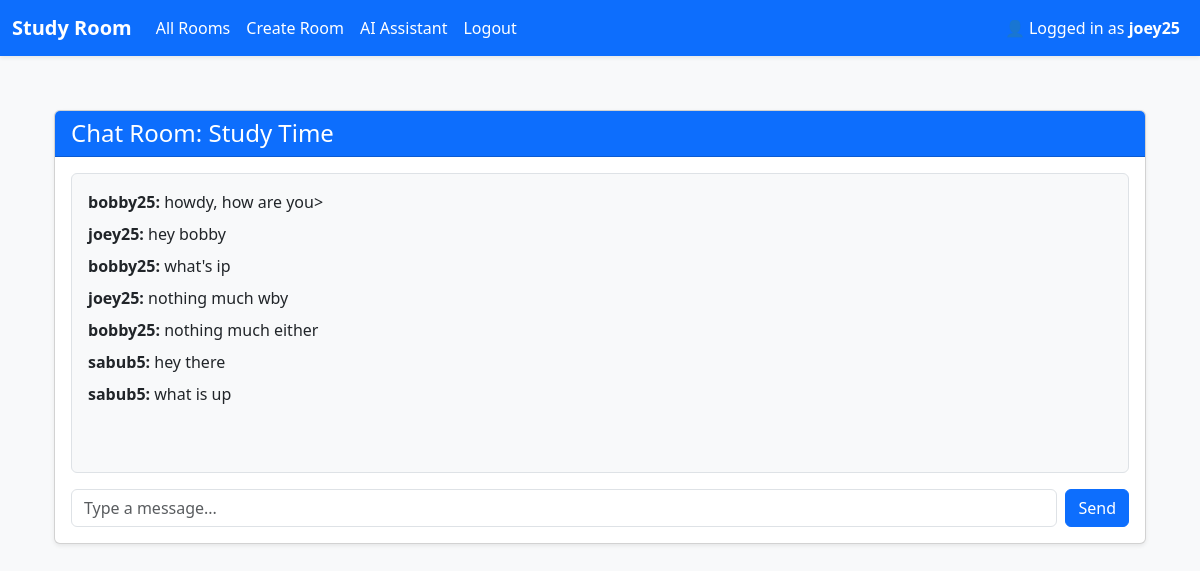
Before: /studyroom/rooms/5/chat (signed in) with the older database file.
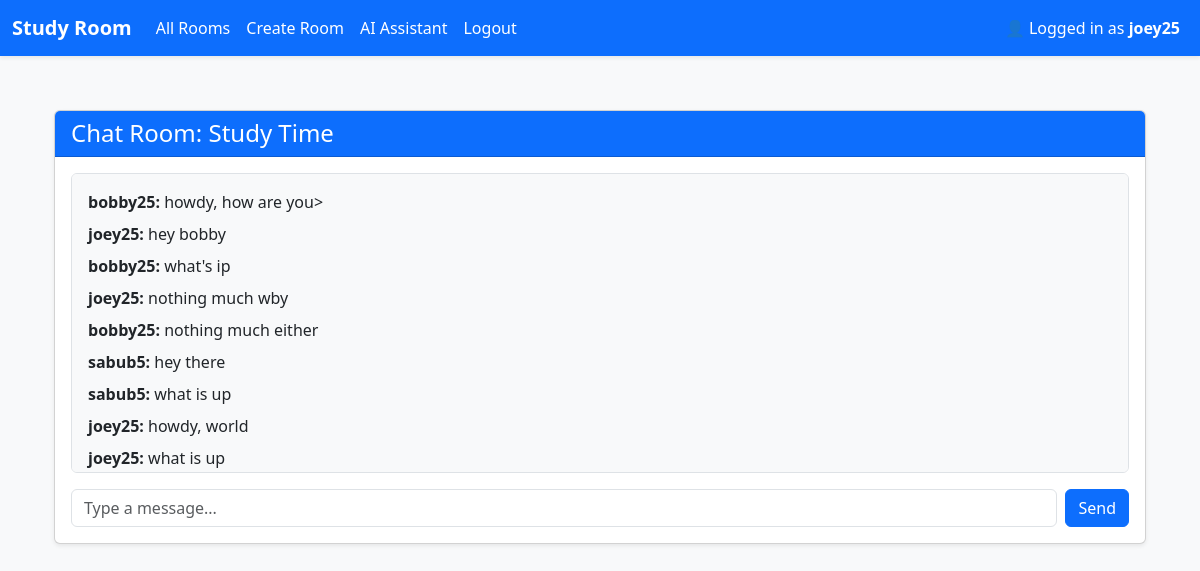
After: the same page with the newer database file.
### app/models.py (models this page shows)
class User(db.Model, UserMixin): # UserMixin allows methods for user
    id = db.Column(db.Integer, primary_key=True) # primary_key is the identifier for the table. every id column will automatically become unqiue for every user
    username = db.Column(db.String(25), nullable=False, unique=True) # all field must have value and must be unique. can have 25 char max
    email = db.Column(db.String(120), nullable=False, unique=True)
    password_hash = db.Column(db.String(128), nullable=False)
    bio = db.Column(db.Text, nullable=True)
    image_file = db.Column(db.String(120), default="default.jpg")

class StudyRoom(db.Model):
    id = db.Column(db.Integer, primary_key=True) # each room has a uniuqe id
    name = db.Column(db.String(100), nullable=False) # nullable means column cannot be empty
    description = db.Column(db.Text, nullable=True)
    host_id = db.Column(db.Integer, db.ForeignKey('user.id'), nullable=False) # links to the user who created the room
    created_at = db.Column(db.DateTime, default=datetime.utcnow)
    is_active = db.Column(db.Boolean, default=True)
    host = db.relationship('User', backref=db.backref('study_rooms', lazy=True))
    messages = db.relationship('Message', backref='room', cascade="all, delete", passive_deletes=True)

class Message(db.Model):
    id = db.Column(db.Integer, primary_key=True)
    room_id = db.Column(db.Integer, db.ForeignKey('study_room.id'), nullable=False)
    user_id = db.Column(db.Integer, db.ForeignKey('user.id'), nullable=False) # foreign key means that the column must match the user.id column in user table
    content = db.Column(db.Text, nullable=False)
    timestamp = db.Column(db.DateTime, default=datetime.utcnow)
    user = db.relationship('User', backref=db.backref('messages', lazy=True))

### app/studyroom/routes.py (the view)
@studyroom_bp.route('/rooms/<int:room_id>/chat')
@login_required
def chat(room_id):
    room = StudyRoom.query.get_or_404(room_id)
    messages = Message.query.filter_by(room_id=room.id).order_by(Message.timestamp.asc()).all()
    return render_template('rooms/chat.html', room=room, messages=messages)

### app/__init__.py (called while the page is built)
def create_app():
    app = Flask(__name__)
    app.config.from_object(Config) # set config file
    db.init_app(app)
    login_manager.init_app(app)
    socketio.init_app(app)
    mail.init_app(app)
    from flask_migrate import Migrate
    migrate = Migrate(app, db)
    from app.models import User, StudyRoom
    @login_manager.user_loader
    def load_user(user_id):
        return User.query.get(int(user_id))
    from dotenv import load_dotenv
    load_dotenv()
    from app.auth import auth_bp
    app.register_blueprint(auth_bp, url_prefix='/auth')
    from app.studyroom import studyroom_bp
    app.register_blueprint(studyroom_bp, url_prefix='/studyroom')
    try:
        from app.main import main_bp # Register main Blueprint
        app.register_blueprint(main_bp)
    except ImportError:
        pass
    from app import sockets
    return app

### app/templates/rooms/chat.html (shortened to what this page needs)
{% extends "base.html" %}
{% block content %}
<div class="container py-4">
    <div class="card shadow-sm">
        <div class="card-header bg-primary text-white">
            <h4 class="mb-0">Chat Room: {{ room.name }}</h4>
        </div>
        <div class="card-body">
            <div id="chat-box" class="border rounded p-3 mb-3 bg-light" style="height: 300px; overflow-y: scroll;">
                {% for msg in messages %}
                    <div class="mb-2">
                        <strong>{{ msg.user.username }}:</strong> {{ msg.content }}
                    </div>
                {% endfor %}
            </div>
            <form id="chat-form" class="d-flex">
                <input type="text" id="message" class="form-control me-2" placeholder="Type a message..." required autocomplete="off">
                <button type="submit" class="btn btn-primary">Send</button>
            </form>
        </div>
    </div>
</div>
{% endblock %}

### app/templates/base.html (shortened to what this page needs)
<!DOCTYPE html>
<html lang="en">
<head>
    <link href="https://cdn.jsdelivr.net/npm/bootstrap@5.3.0/dist/css/bootstrap.min.css" rel="stylesheet">
</head>
<body>
<nav class="navbar navbar-expand-lg shadow-sm">
  <div class="container-fluid">
    <a class="navbar-brand fw-bold" href="{{ url_for('main.home') }}">Study Room</a>
    <div class="collapse navbar-collapse" id="navbarNav">
      <ul class="navbar-nav me-auto">
        {% if current_user.is_authenticated %}
          <li class="nav-item">
            <a class="nav-link" href="{{ url_for('studyroom.room_list') }}">All Rooms</a>
          </li>
          <li class="nav-item">
            <a class="nav-link" href="{{ url_for('studyroom.create_room') }}">Create Room</a>
          </li>
          <li class="nav-item">
            <a class="nav-link" href="{{ url_for('studyroom.ai_assistant') }}">AI Assistant</a>
          </li>
          <li class="nav-item">
            <a class="nav-link" href="{{ url_for('auth.logout') }}">Logout</a>
          </li>
        {% endif %}
      </ul>
      {% if current_user.is_authenticated %}
      <ul class="navbar-nav ms-auto">
        <li class="nav-item">
          <a href="{{ url_for('auth.profile') }}" class="nav-link">
            👤 Logged in as <strong>{{ current_user.username }}</strong>
        </a>
        </li>
      </ul>
      {% endif %}
    </div>
  </div>
</nav>
<div class="container">
    {% block content %}{% endblock %}
</div>
</body>
</html>

### app/templates/base.html (style rules this page uses)
body { background-color: #f8f9fa; }
.navbar { background-color: #0d6efd; }
.navbar-brand, .nav-link, .navbar-text { color: white !important; }
.container { margin-top: 30px; }

Changed rows visible on the page:
added Message: user.username "joey25", content "howdy, world"
added Message: user.username "joey25", content "what is up"
